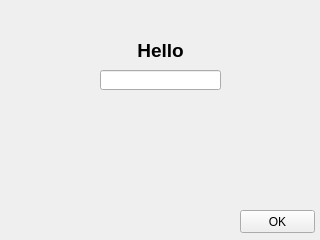
<?xml version="1.0" encoding="UTF-8"?>
<ui version="4.0">
 <class>MainWindow</class>
 <widget class="QMainWindow" name="MainWindow">
  <property name="geometry">
   <rect>
    <x>0</x>
    <y>0</y>
    <width>320</width>
    <height>240</height>
   </rect>
  </property>
  <property name="windowTitle">
   <string>EX01-bouton</string>
  </property>
  <widget class="QWidget" name="centralwidget">
   <widget class="QPushButton" name="pushButton">
    <property name="geometry">
     <rect>
      <x>240</x>
      <y>210</y>
      <width>75</width>
      <height>23</height>
     </rect>
    </property>
    <property name="text">
     <string>OK</string>
    </property>
   </widget>
   <widget class="QLabel" name="label">
    <property name="geometry">
     <rect>
      <x>110</x>
      <y>30</y>
      <width>101</width>
      <height>41</height>
     </rect>
    </property>
    <property name="font">
     <font>
      <pointsize>14</pointsize>
      <weight>75</weight>
      <bold>true</bold>
     </font>
    </property>
    <property name="cursor">
     <cursorShape>ArrowCursor</cursorShape>
    </property>
    <property name="text">
     <string>Hello</string>
    </property>
    <property name="alignment">
     <set>Qt::AlignCenter</set>
    </property>
   </widget>
   <widget class="QLineEdit" name="lineEdit">
    <property name="geometry">
     <rect>
      <x>100</x>
      <y>70</y>
      <width>121</width>
      <height>20</height>
     </rect>
    </property>
   </widget>
  </widget>
 </widget>
 <resources/>
 <connections/>
</ui>
